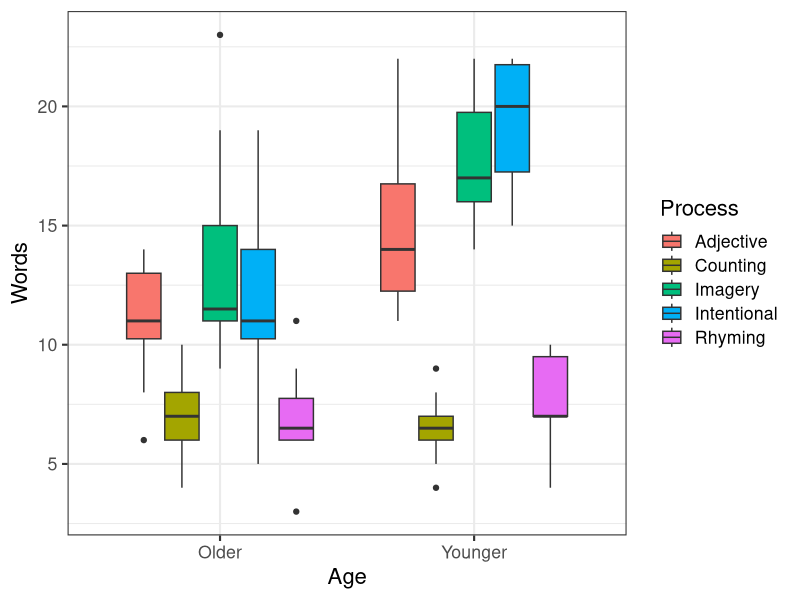
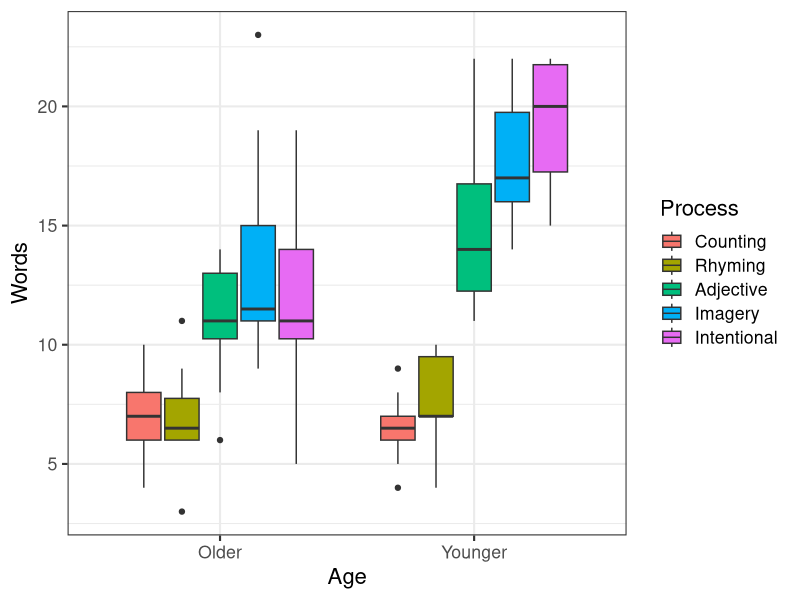
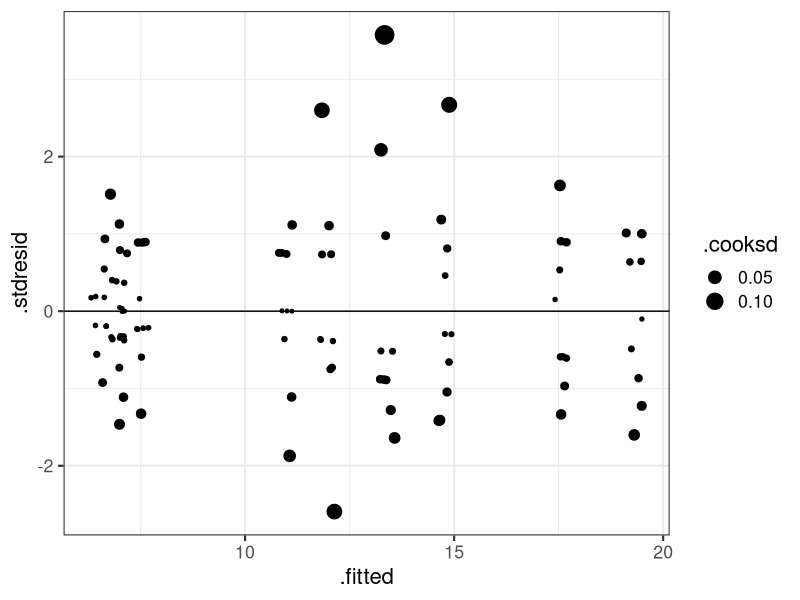
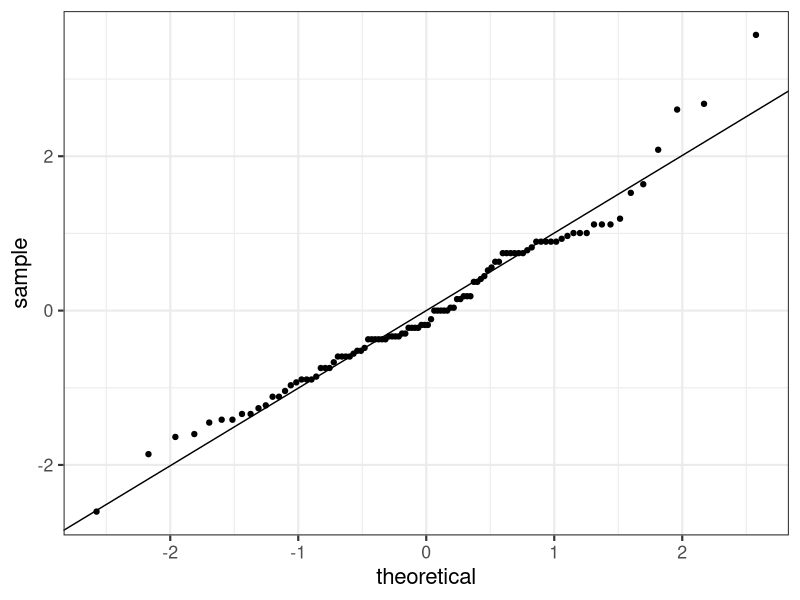
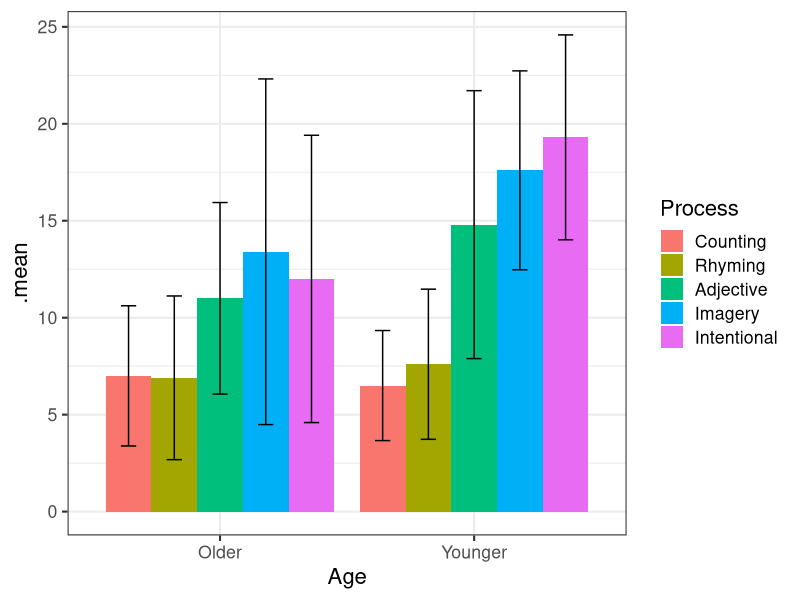
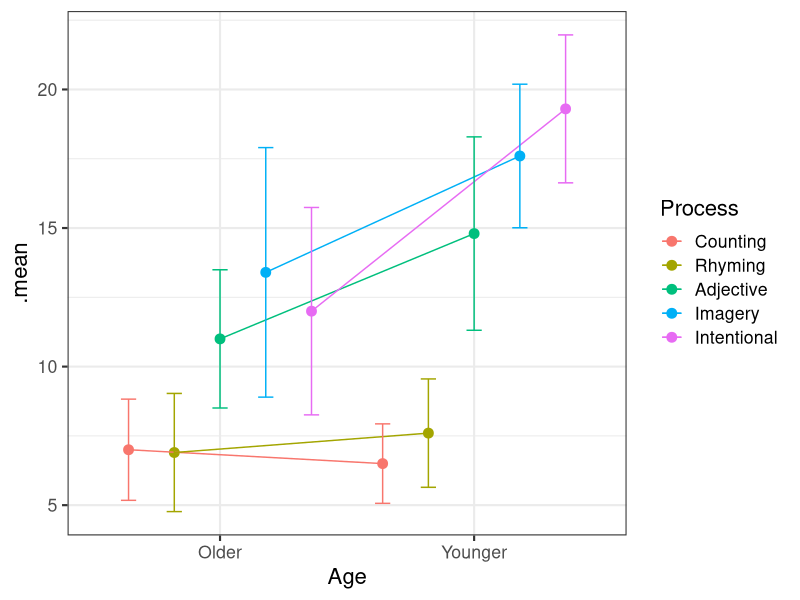
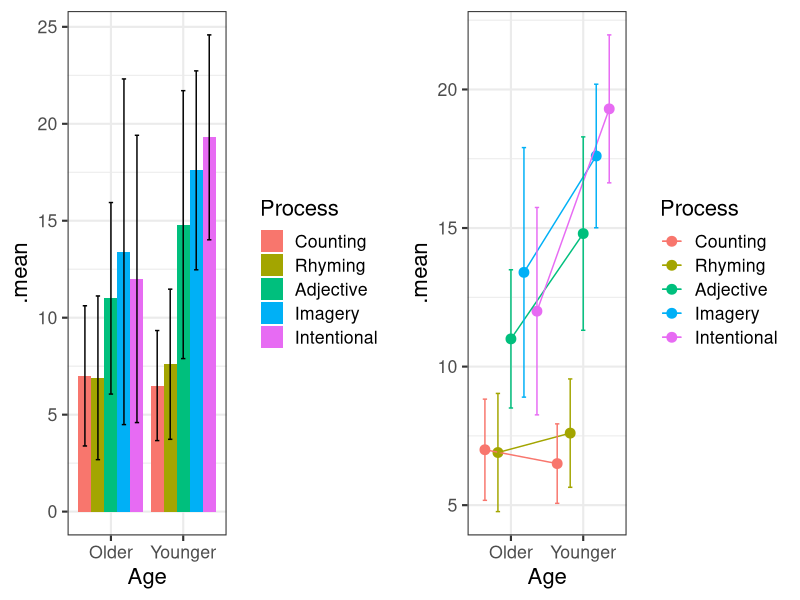
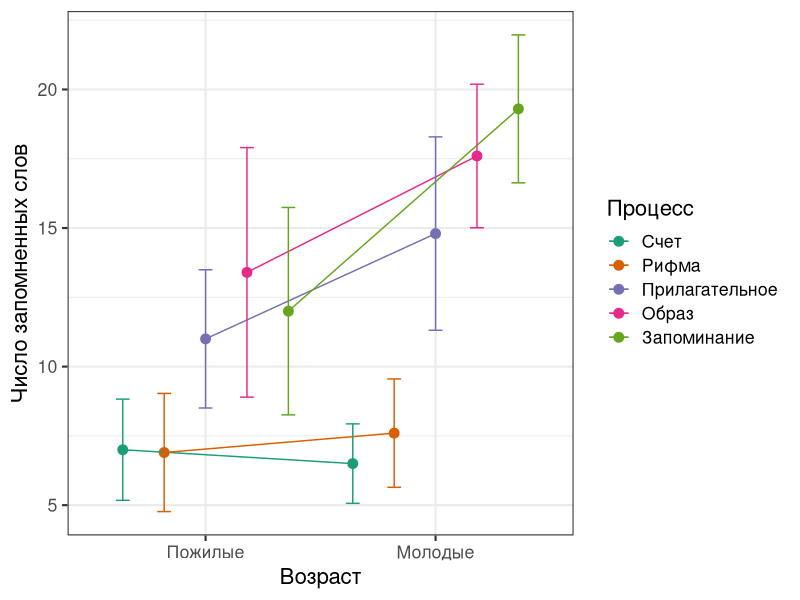

The R script that drew these images, in order:
## ---- chunk 1
#-- RUN THE FRAGMENT BETWEEN LINES BEFORE COMPILING MARKDOWN
# to configure markdown parsing
options(markdown.extensions = c("no_intra_emphasis", "tables", "fenced_code", "autolink", "strikethrough", "lax_spacing", "space_headers", "latex_math"))
#
# output options
options(width = 70, scipen = 6, digits = 3)

# to render cyrillics in plots use cairo pdf
options(device = function(file, width = 7, height = 7, ...) {
  cairo_pdf(tempfile(), width = width, height = height, ...)
  })
library(knitr)
# chunk default options
opts_chunk$set(fig.align='center', tidy = TRUE, fig.width = 7, fig.height = 3)
## ---- chunk 2
memory <- read.delim(file="eysenck.csv")
head(memory, 10)
## ---- chunk 3
library(ggplot2)
theme_set(theme_bw(base_size = 16) + theme(legend.key = element_blank()))
ggplot(data = memory, aes(x = Age, y = Words)) +
  geom_boxplot(aes(fill = Process))
## ---- chunk 4
# переставляем в порядке следования средних значений memory$Words
memory$Process <- reorder(memory$Process, memory$Words, FUN=mean)
mem_p <- ggplot(data = memory, aes(x = Age, y = Words)) +
  geom_boxplot(aes(fill = Process))
mem_p
## ---- chunk 5
memory_fit <- lm(formula = Words ~ Age * Process, data = memory,
contrasts=list(Age=contr.sum, Process=contr.sum))
## ---- chunk 6
memory_diag <- fortify(memory_fit)
ggplot(memory_diag, aes(x = .fitted, y = .stdresid)) + 
  geom_point(aes(size = .cooksd), position = position_jitter(width = .2)) + 
  geom_hline(yintercept = 0)
## ---- chunk 7
ggplot(memory_diag) + 
  geom_point(stat = "qq", aes(sample = .stdresid)) + 
  geom_abline(yintercept = 0, slope = sd(memory_diag$.stdresid))
## ---- chunk 8
library(car)
Anova(memory_fit, type = 3)
## ---- chunk 9
# 1. создаем переменную-взаимодействие 
memory$AgeProc <- interaction(memory$Age, memory$Process)
# 2. подбираем модель без intercept 
cell_means <- lm(Words ~ AgeProc - 1, data = memory)
# 3. делаем пост хок тест
library(multcomp)
memory_tukey <- glht(cell_means, linfct = mcp(AgeProc = "Tukey"))
options(width = 90)
summary(memory_tukey)
## ---- chunk 10

## ---- chunk 11
# __Статистика по столбцам и по группам__ одновременно (n, средние, 
# стандартные отклонения)
library(dplyr)
memory_summary <- memory %>%
  group_by(Age, Process) %>%
  summarise(
    .n = sum(!is.na(Words)),
    .mean = mean(Words, na.rm = TRUE),
    .sd = sd(Words, na.rm = TRUE))
memory_summary
## ---- chunk 12
mem_barp <- ggplot(data = memory_summary, 
                   aes(x = Age, y = .mean, ymin = .mean - 1.98*.sd, 
                       ymax = .mean + 1.98*.sd, fill = Process)) + 
  geom_bar(stat = "identity", position = "dodge") + 
  geom_errorbar(width = 0.3, position = position_dodge(width = 0.9))
mem_barp
## ---- chunk 13
pos <- position_dodge(width = 0.9)
mem_linep <- ggplot(data = memory_summary, 
                    aes(x = Age, y = .mean, ymin = .mean - .sd, 
                        ymax = .mean + .sd, colour = Process, 
                        group = Process)) + 
  geom_point(size = 3, position = pos) +
  geom_line(position = pos) +
  geom_errorbar(width = 0.3, position = pos) 
mem_linep
## ---- chunk 14
library(gridExtra)
grid.arrange(mem_barp, mem_linep, ncol = 2)
## ---- chunk 15
mem_linep <- mem_linep + labs(x = "Возраст",  y = "Число запомненных слов") + 
  scale_x_discrete(labels = c("Пожилые", "Молодые")) + 
  scale_colour_brewer(name = "Процесс", palette = "Dark2", 
                      labels = c("Счет", "Рифма", "Прилагательное",
                                 "Образ", "Запоминание")) + 
  theme(legend.key = element_blank())
mem_linep
